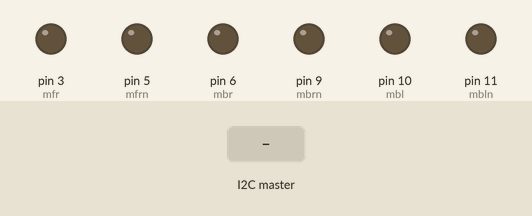
Recording of a sketch running on a simulated Arduino Uno, built with avr-gcc and run on an emulated ATmega328P. Shown: output pins drawn as LEDs (lit = HIGH). The test bench sets the inputs (shaded band).

Above: at 1.2 s.
1.3 s: the I2C master sends the byte 1
At 1.9 s:
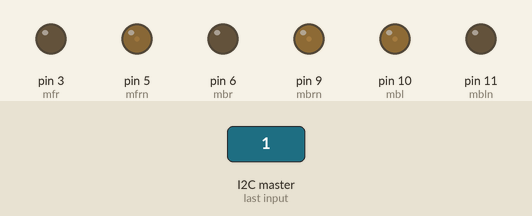
2.8 s: the I2C master sends the byte 0
At 4.0 s:
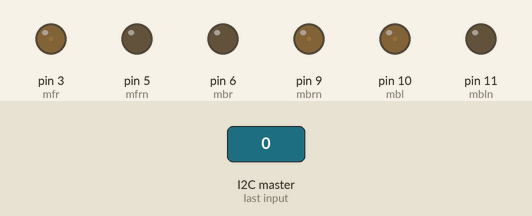
4.3 s: the I2C master sends the byte 90
At 5.4 s:
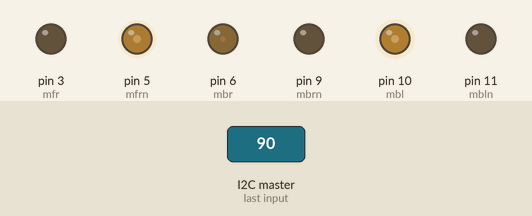
5.8 s: the I2C master sends the byte 200
At 6.6 s:
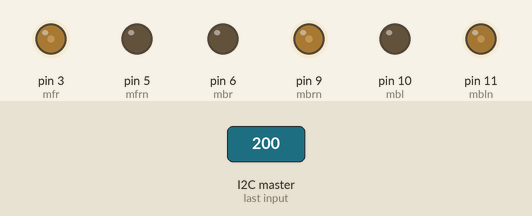
Timing chart, 0 to 8.3 s (numbered marks = the images above; inputs shaded):
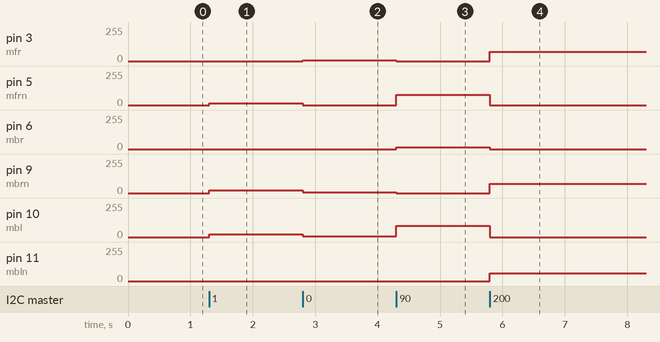

The sketch:

slave_rov.ino
```cpp
/*slave (onboard)
 *i2c
 *motors
*/
#define mfr 3
#define mfrn 5
#define mbr 6
#define mbrn 9
#define mbl 10
#define mbln 11

#include <Wire.h>

int8_t forth, side, turn;
int8_t fr, br, bl;

void split_write(int p, int pn, int8_t value){
	if(value<0){
		analogWrite(p, 0);
		analogWrite(pn, -value);
	}else{
		analogWrite(pn, 0);
		analogWrite(p, value);
	}
};

void setup(){
	pinMode(mfr, OUTPUT);
	pinMode(mfrn, OUTPUT);
	pinMode(mbr, OUTPUT);
	pinMode(mbrn, OUTPUT);
	pinMode(mbl, OUTPUT);
	pinMode(mbln, OUTPUT);

	Wire.begin(8);
	Wire.onReceive(updateMotors);
}

void loop(){
	delay(10);
}

void updateMotors(int howMany){
	//i2c
	//first byte sent has forward and sideways motion within it
	side  =Wire.read();
	forth =side  & 0xf0;
	side  =side  << 4;
	//second byte sent has vertical and angular motion; we only need second half
	turn  =Wire.read() & 0xf0;

	//edit motors
	//front right
	fr= forth-side -(turn/4);
	//back  right
	br=-forth-side +(turn/4);
	//back  left
	bl=-forth+side -(turn/4);

	//write to whichever pin of the pair going to a certain h-bridge has correct polarity
	split_write(mfr, mfrn, fr);
	split_write(mbr, mbrn, br);
	split_write(mbl, mbln, bl);
}
```

Measured:
- after the input at 1.3 s, pin 5 (mfrn): 0/255 → 12/255 at once; pin 9 (mbrn), pin 10 (mbl): 0/255 → 20/255 at once
- after the input at 2.8 s, pin 3 (mfr): 0/255 → 4/255 at once; pin 5 (mfrn): 12/255 → 0/255 at once; pin 9 (mbrn), pin 10 (mbl): 20/255 → 4/255 at once
- after the input at 4.3 s, pin 3 (mfr), pin 9 (mbrn): 4/255 → 0/255 at once; pin 5 (mfrn): 0/255 → 76/255 at once; pin 6 (mbr): 0/255 → 12/255 at once; pin 10 (mbl): 4/255 → 84/255 at once
- after the input at 5.8 s, pin 3 (mfr), pin 9 (mbrn): 0/255 → 68/255 at once; pin 5 (mfrn): 76/255 → 0/255 at once; pin 6 (mbr): 12/255 → 0/255 at once; pin 10 (mbl): 84/255 → 0/255 at once; pin 11 (mbln): 0/255 → 60/255 at once
